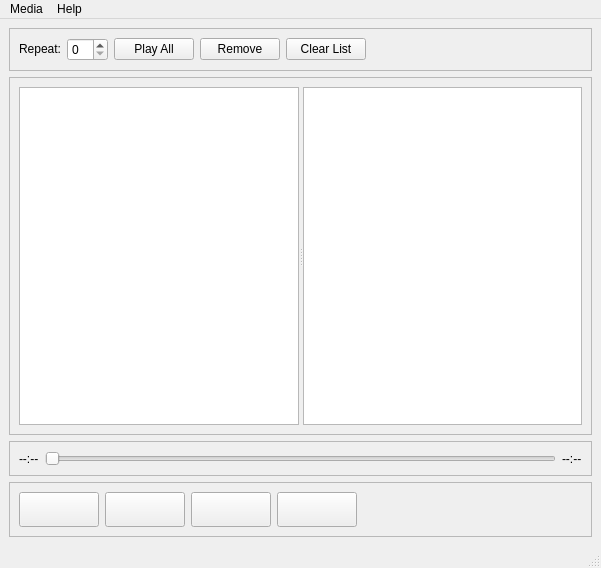
<?xml version="1.0" encoding="UTF-8"?>
<ui version="4.0">
 <class>MainWindow</class>
 <widget class="QMainWindow" name="MainWindow">
  <property name="geometry">
   <rect>
    <x>0</x>
    <y>0</y>
    <width>601</width>
    <height>568</height>
   </rect>
  </property>
  <property name="windowTitle">
   <string>MainWindow</string>
  </property>
  <property name="windowIcon">
   <iconset>
    <normaloff>lmplayer.png</normaloff>lmplayer.png</iconset>
  </property>
  <widget class="QWidget" name="centralwidget">
   <layout class="QGridLayout" name="gridLayout_3">
    <item row="2" column="0">
     <widget class="QFrame" name="frame_2">
      <property name="sizePolicy">
       <sizepolicy hsizetype="Preferred" vsizetype="Fixed">
        <horstretch>0</horstretch>
        <verstretch>0</verstretch>
       </sizepolicy>
      </property>
      <property name="frameShape">
       <enum>QFrame::StyledPanel</enum>
      </property>
      <property name="frameShadow">
       <enum>QFrame::Raised</enum>
      </property>
      <layout class="QHBoxLayout" name="horizontalLayout_2">
       <item>
        <layout class="QHBoxLayout" name="horizontalLayout_5">
         <item>
          <widget class="QLabel" name="durationlabel1">
           <property name="text">
            <string>--:--</string>
           </property>
          </widget>
         </item>
         <item>
          <widget class="QSlider" name="slider">
           <property name="maximum">
            <number>100</number>
           </property>
           <property name="orientation">
            <enum>Qt::Horizontal</enum>
           </property>
          </widget>
         </item>
         <item>
          <widget class="QLabel" name="durationlabel2">
           <property name="text">
            <string>--:--</string>
           </property>
          </widget>
         </item>
        </layout>
       </item>
      </layout>
     </widget>
    </item>
    <item row="0" column="0">
     <widget class="QFrame" name="frame_4">
      <property name="sizePolicy">
       <sizepolicy hsizetype="Preferred" vsizetype="Fixed">
        <horstretch>0</horstretch>
        <verstretch>0</verstretch>
       </sizepolicy>
      </property>
      <property name="frameShape">
       <enum>QFrame::StyledPanel</enum>
      </property>
      <property name="frameShadow">
       <enum>QFrame::Raised</enum>
      </property>
      <layout class="QHBoxLayout" name="horizontalLayout">
       <item>
        <layout class="QGridLayout" name="gridLayout_4">
         <item row="0" column="0">
          <widget class="QLabel" name="label">
           <property name="sizePolicy">
            <sizepolicy hsizetype="Fixed" vsizetype="Fixed">
             <horstretch>0</horstretch>
             <verstretch>0</verstretch>
            </sizepolicy>
           </property>
           <property name="text">
            <string>Repeat:</string>
           </property>
          </widget>
         </item>
         <item row="0" column="1">
          <widget class="QSpinBox" name="spinbox1">
           <property name="sizePolicy">
            <sizepolicy hsizetype="Fixed" vsizetype="Fixed">
             <horstretch>0</horstretch>
             <verstretch>0</verstretch>
            </sizepolicy>
           </property>
          </widget>
         </item>
         <item row="0" column="2">
          <widget class="QPushButton" name="playallbtn">
           <property name="sizePolicy">
            <sizepolicy hsizetype="Fixed" vsizetype="Fixed">
             <horstretch>0</horstretch>
             <verstretch>0</verstretch>
            </sizepolicy>
           </property>
           <property name="text">
            <string>Play All</string>
           </property>
          </widget>
         </item>
         <item row="0" column="3">
          <widget class="QPushButton" name="removebtn">
           <property name="sizePolicy">
            <sizepolicy hsizetype="Fixed" vsizetype="Fixed">
             <horstretch>0</horstretch>
             <verstretch>0</verstretch>
            </sizepolicy>
           </property>
           <property name="text">
            <string>Remove</string>
           </property>
          </widget>
         </item>
         <item row="0" column="4">
          <widget class="QPushButton" name="clearlistbtn">
           <property name="sizePolicy">
            <sizepolicy hsizetype="Fixed" vsizetype="Fixed">
             <horstretch>0</horstretch>
             <verstretch>0</verstretch>
            </sizepolicy>
           </property>
           <property name="text">
            <string>Clear List</string>
           </property>
          </widget>
         </item>
        </layout>
       </item>
       <item>
        <spacer name="horizontalSpacer">
         <property name="orientation">
          <enum>Qt::Horizontal</enum>
         </property>
         <property name="sizeHint" stdset="0">
          <size>
           <width>40</width>
           <height>20</height>
          </size>
         </property>
        </spacer>
       </item>
      </layout>
     </widget>
    </item>
    <item row="3" column="0">
     <widget class="QFrame" name="frame">
      <property name="sizePolicy">
       <sizepolicy hsizetype="Preferred" vsizetype="Fixed">
        <horstretch>0</horstretch>
        <verstretch>0</verstretch>
       </sizepolicy>
      </property>
      <property name="frameShape">
       <enum>QFrame::StyledPanel</enum>
      </property>
      <property name="frameShadow">
       <enum>QFrame::Raised</enum>
      </property>
      <layout class="QHBoxLayout" name="horizontalLayout_4">
       <item>
        <layout class="QGridLayout" name="gridLayout_2">
         <item row="0" column="0">
          <widget class="QPushButton" name="playpausebtn">
           <property name="enabled">
            <bool>true</bool>
           </property>
           <property name="sizePolicy">
            <sizepolicy hsizetype="Fixed" vsizetype="Fixed">
             <horstretch>0</horstretch>
             <verstretch>0</verstretch>
            </sizepolicy>
           </property>
           <property name="minimumSize">
            <size>
             <width>80</width>
             <height>35</height>
            </size>
           </property>
           <property name="baseSize">
            <size>
             <width>0</width>
             <height>0</height>
            </size>
           </property>
           <property name="layoutDirection">
            <enum>Qt::LeftToRight</enum>
           </property>
           <property name="text">
            <string/>
           </property>
           <property name="icon">
            <iconset>
             <normaloff>play.png</normaloff>play.png</iconset>
           </property>
          </widget>
         </item>
         <item row="0" column="1">
          <widget class="QPushButton" name="previousbtn">
           <property name="sizePolicy">
            <sizepolicy hsizetype="Fixed" vsizetype="Fixed">
             <horstretch>0</horstretch>
             <verstretch>0</verstretch>
            </sizepolicy>
           </property>
           <property name="minimumSize">
            <size>
             <width>80</width>
             <height>35</height>
            </size>
           </property>
           <property name="baseSize">
            <size>
             <width>0</width>
             <height>0</height>
            </size>
           </property>
           <property name="text">
            <string/>
           </property>
           <property name="icon">
            <iconset>
             <normaloff>pre.png</normaloff>pre.png</iconset>
           </property>
          </widget>
         </item>
         <item row="0" column="2">
          <widget class="QPushButton" name="nextbtn">
           <property name="sizePolicy">
            <sizepolicy hsizetype="Fixed" vsizetype="Fixed">
             <horstretch>0</horstretch>
             <verstretch>0</verstretch>
            </sizepolicy>
           </property>
           <property name="minimumSize">
            <size>
             <width>80</width>
             <height>35</height>
            </size>
           </property>
           <property name="text">
            <string/>
           </property>
           <property name="icon">
            <iconset>
             <normaloff>next.png</normaloff>next.png</iconset>
           </property>
          </widget>
         </item>
         <item row="0" column="3">
          <widget class="QPushButton" name="stopbtn">
           <property name="sizePolicy">
            <sizepolicy hsizetype="Fixed" vsizetype="Fixed">
             <horstretch>0</horstretch>
             <verstretch>0</verstretch>
            </sizepolicy>
           </property>
           <property name="minimumSize">
            <size>
             <width>80</width>
             <height>35</height>
            </size>
           </property>
           <property name="text">
            <string/>
           </property>
           <property name="icon">
            <iconset>
             <normaloff>stop.png</normaloff>stop.png</iconset>
           </property>
          </widget>
         </item>
        </layout>
       </item>
       <item>
        <spacer name="horizontalSpacer_2">
         <property name="orientation">
          <enum>Qt::Horizontal</enum>
         </property>
         <property name="sizeHint" stdset="0">
          <size>
           <width>40</width>
           <height>20</height>
          </size>
         </property>
        </spacer>
       </item>
      </layout>
     </widget>
    </item>
    <item row="1" column="0">
     <widget class="QFrame" name="frame_3">
      <property name="frameShape">
       <enum>QFrame::StyledPanel</enum>
      </property>
      <property name="frameShadow">
       <enum>QFrame::Raised</enum>
      </property>
      <layout class="QHBoxLayout" name="horizontalLayout_3">
       <item>
        <widget class="QSplitter" name="splitter">
         <property name="orientation">
          <enum>Qt::Horizontal</enum>
         </property>
         <widget class="QTreeView" name="treeView1"/>
         <widget class="QPlainTextEdit" name="plainTextEdit">
          <property name="sizePolicy">
           <sizepolicy hsizetype="MinimumExpanding" vsizetype="MinimumExpanding">
            <horstretch>0</horstretch>
            <verstretch>0</verstretch>
           </sizepolicy>
          </property>
          <property name="minimumSize">
           <size>
            <width>250</width>
            <height>279</height>
           </size>
          </property>
         </widget>
        </widget>
       </item>
      </layout>
     </widget>
    </item>
   </layout>
  </widget>
  <widget class="QMenuBar" name="menubar">
   <property name="geometry">
    <rect>
     <x>0</x>
     <y>0</y>
     <width>601</width>
     <height>27</height>
    </rect>
   </property>
   <widget class="QMenu" name="menuMedia">
    <property name="title">
     <string>Media</string>
    </property>
    <addaction name="miopen"/>
    <addaction name="separator"/>
    <addaction name="miopendir"/>
    <addaction name="separator"/>
    <addaction name="miquit"/>
   </widget>
   <widget class="QMenu" name="menuHelp">
    <property name="title">
     <string>Help</string>
    </property>
    <addaction name="miabout"/>
   </widget>
   <addaction name="menuMedia"/>
   <addaction name="menuHelp"/>
  </widget>
  <widget class="QStatusBar" name="statusbar"/>
  <action name="miopen">
   <property name="text">
    <string>Open Files</string>
   </property>
  </action>
  <action name="miopendir">
   <property name="text">
    <string>Open Directories</string>
   </property>
  </action>
  <action name="miabout">
   <property name="text">
    <string>About</string>
   </property>
  </action>
  <action name="miquit">
   <property name="text">
    <string>Exit</string>
   </property>
  </action>
 </widget>
 <resources/>
 <connections/>
</ui>
